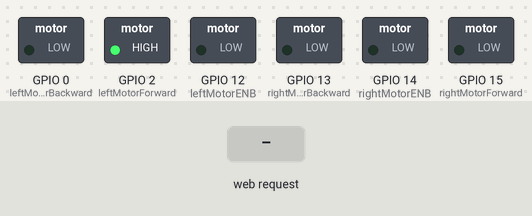
Bench run of a sketch on a simulated ESP8266 (NodeMCU). Parts: switched loads named in the sketch (green lamp = pin HIGH). The inputs (shaded band) are chosen by the test bench. WiFi joins after 1.5 s; servers stay silent unless stated; what the sketch prints to the serial monitor is not drawn.

Above: at 2.7 s.
2.8 s: HTTP request GET /forward=1 received
At 3.4 s:
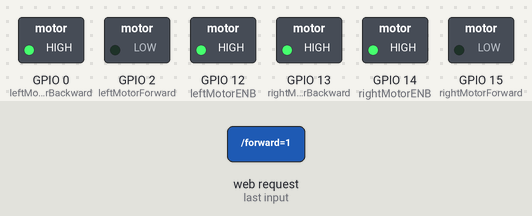
4.3 s: HTTP request GET /reverse=1 received
At 4.6 s:
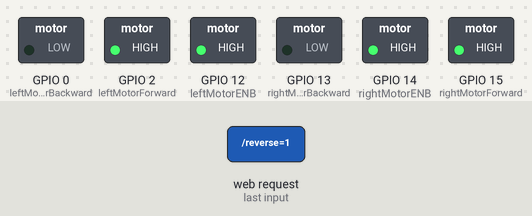
5.8 s: HTTP request GET /left=1 received
At 6.9 s:
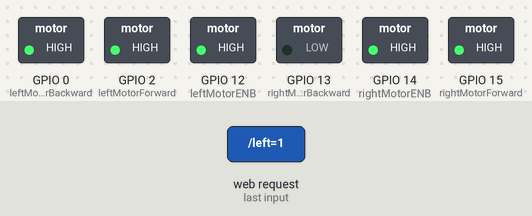
7.3 s: HTTP request GET /right=1 received
At 8.1 s:
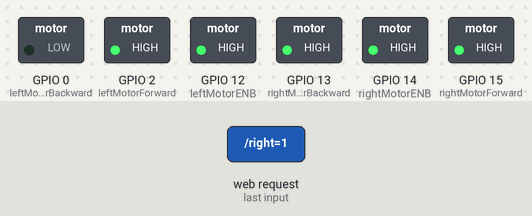
Timing chart, 0 to 9.8 s (numbered marks = the images above; inputs shaded):
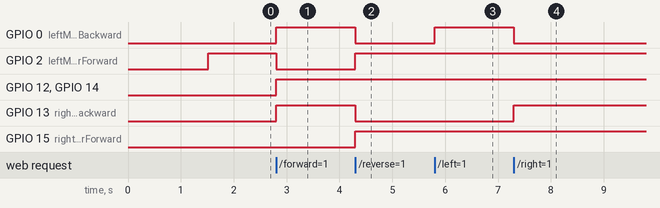

Measured:
- after the input at 2.8 s, GPIO 0 (leftMotorBackward), GPIO 12 (leftMotorENB), GPIO 13 (rightMotorBackward), GPIO 14 (rightMotorENB): LOW → HIGH at once; GPIO 2 (leftMotorForward): HIGH → LOW at once
- after the input at 4.3 s, GPIO 0 (leftMotorBackward), GPIO 13 (rightMotorBackward): HIGH → LOW at once; GPIO 2 (leftMotorForward), GPIO 15 (rightMotorForward): LOW → HIGH at once
- after the input at 5.8 s, GPIO 0 (leftMotorBackward): LOW → HIGH at once
- after the input at 7.3 s, GPIO 0 (leftMotorBackward): HIGH → LOW at once; GPIO 13 (rightMotorBackward): LOW → HIGH at once

The sketch:

sketch_may12a_2WD.ino
```cpp
/*
**  Connect the ESP8266 unit to an existing WiFi access point
*/
#include <ESP8266WiFi.h>

//const char* ssid = "TESLA";
//const char* password = "tesla18!";
const char* ssid = "Honor 9 Lite_FAB1";
const char* password = "spacex19";

// Define web server port
WiFiServer server(80);
// define L298N pins
int leftMotorForward = 2;
int rightMotorForward = 15;
int leftMotorBackward = 0;
int rightMotorBackward = 13;

int rightMotorENB = 14;
int leftMotorENB = 12;


void setup() {
  // put your setup code here, to run once:

  /* setp wifi config */
  Serial.begin(115200);
  delay(10);

  WiFi.begin(ssid, password);

  Serial.print("Authenticating to wifi... : ");
  Serial.print(ssid);

  // wait until connection made to WiFi
  while(WiFi.status() != WL_CONNECTED){
    delay(250);
    Serial.print(".");
  }

  Serial.print("Athentication success...");
  Serial.println();
  Serial.print("Ip addr : ");
  Serial.print( WiFi.localIP());
  Serial.println();

  pinMode(leftMotorForward, OUTPUT);
  pinMode(rightMotorForward, OUTPUT);
  pinMode(leftMotorBackward, OUTPUT);
  pinMode(rightMotorBackward, OUTPUT);

  pinMode(leftMotorENB, OUTPUT);
  pinMode(rightMotorENB, OUTPUT);

  digitalWrite(leftMotorENB,LOW);
  digitalWrite(rightMotorENB,LOW);
  digitalWrite(leftMotorForward,LOW);
  digitalWrite(leftMotorBackward,LOW);
  digitalWrite(rightMotorForward,LOW);
  digitalWrite(rightMotorBackward,LOW);

  server.begin();
  /* initialize digital pin LED_BUILTIN as an output. */
  pinMode(LED_BUILTIN, OUTPUT);


  digitalWrite(LED_BUILTIN, HIGH);
}

void loop() {

  // put your main code here, to run repeatedly:

  // check if someone is connected
  WiFiClient client = server.available();
  if(!client){
    return;
  }

  // read which button was pressed from Web Page
  String request = client.readStringUntil('\r');

  // power up led's based on button input
  if(request.indexOf("/forward=1") != -1){
    digitalWrite(leftMotorENB,HIGH);
    digitalWrite(rightMotorENB,HIGH);
    digitalWrite(leftMotorForward,LOW);
    digitalWrite(rightMotorForward,LOW);
    digitalWrite(leftMotorBackward,HIGH);
    digitalWrite(rightMotorBackward,HIGH);
  }

  if(request.indexOf("/reverse=1") != -1){

    digitalWrite(leftMotorENB,HIGH);
    digitalWrite(rightMotorENB,HIGH);
    digitalWrite(leftMotorBackward,LOW);
    digitalWrite(rightMotorBackward,LOW);
    digitalWrite(leftMotorForward,HIGH);
    digitalWrite(rightMotorForward,HIGH);

    digitalWrite(LED_BUILTIN, HIGH);
  }

  if(request.indexOf("/stop=1") != -1){
    digitalWrite(leftMotorENB,LOW);
    digitalWrite(rightMotorENB,LOW);
    digitalWrite(leftMotorForward,LOW);
    digitalWrite(leftMotorBackward,LOW);
    digitalWrite(rightMotorForward,LOW);
    digitalWrite(rightMotorBackward,LOW);
  }

  if(request.indexOf("/left=1") != -1){
    digitalWrite(leftMotorENB,HIGH);
    digitalWrite(rightMotorENB,HIGH);
    digitalWrite(leftMotorForward,HIGH);
    digitalWrite(rightMotorForward,HIGH);
    digitalWrite(rightMotorBackward,LOW);
    digitalWrite(leftMotorBackward,HIGH);
  }

  if(request.indexOf("/right=1") != -1){
    digitalWrite(leftMotorENB,HIGH);
    digitalWrite(rightMotorENB,HIGH);
    digitalWrite(leftMotorForward,HIGH);
    digitalWrite(rightMotorForward,HIGH);
    digitalWrite(rightMotorBackward,HIGH);
    digitalWrite(leftMotorBackward,LOW);
  }

  // create a web page
  client.println("HTTP/1.1 200 OK");
  client.println("Content-Type: text/html");
  client.println("");
  client.println("<!DOCTYPE HTML>");
  client.println("<html>");

  client.println("<style>");
  client.println("body {background-color: #ACAEAD;}"); // bg-color
  client.println("@media only screen and (max-width: 600px) {");
  client.println("body { background-color: lightblue; }");
  client.println(".ph-btn{");
  client.println(" font-size:16px;");
  client.println(" padding:4px 6px;");
  client.println("}");
  client.println("}");
  client.println("</style>");

  client.println("<h3><b>IOT 2 Wheel Drive</b></h3>");
  client.println("<br><br>");

  client.println(" <a href=\"/forward=1\"\"><button class=\"ph-btn\">FORWARD</button></a>");
  client.println(" <a href=\"/reverse=1\"\"><button class=\"ph-btn\">REVERSE</button></a>");
  client.println("<br>");
  client.println(" <a href=\"/left=1\"\"><button class=\"ph-btn\">LEFT</button></a>");
  client.println(" <a href=\"/right=1\"\"><button class=\"ph-btn\">RIGHT</button></a>");
  client.println("<br>");
  client.println(" <a href=\"/stop=1\"\"><button class=\"ph-btn\">STOP</button></a>");

  client.println("</html>");

  delay(10);
}
```
